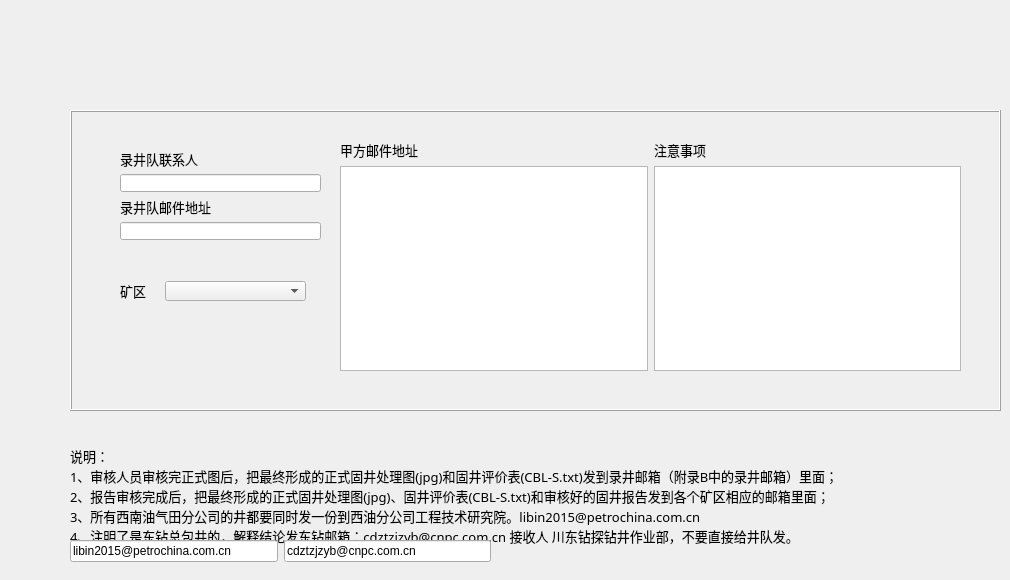
    <widget class="QWidget" name="tab_9">
     <attribute name="title">
      <string>邮件地址</string>
     </attribute>
     <widget class="QFrame" name="frame_21">
      <property name="geometry">
       <rect>
        <x>70</x>
        <y>110</y>
        <width>931</width>
        <height>301</height>
       </rect>
      </property>
      <property name="styleSheet">
       <string notr="true">font: 10pt &quot;黑体&quot;;</string>
      </property>
      <property name="frameShape">
       <enum>QFrame::Box</enum>
      </property>
      <property name="frameShadow">
       <enum>QFrame::Raised</enum>
      </property>
      <widget class="QWidget" name="layoutWidget">
       <property name="geometry">
        <rect>
         <x>50</x>
         <y>40</y>
         <width>201</width>
         <height>90</height>
        </rect>
       </property>
       <layout class="QGridLayout" name="gridLayout_38">
        <item row="0" column="0">
         <widget class="QLabel" name="label_130">
          <property name="font">
           <font>
            <family>黑体</family>
            <pointsize>10</pointsize>
            <weight>50</weight>
            <italic>false</italic>
            <bold>false</bold>
            <underline>false</underline>
           </font>
          </property>
          <property name="styleSheet">
           <string notr="true">font: 10pt &quot;黑体&quot;;</string>
          </property>
          <property name="text">
           <string>录井队联系人</string>
          </property>
         </widget>
        </item>
        <item row="1" column="0">
         <widget class="QLineEdit" name="lineEdit_115">
          <property name="styleSheet">
           <string notr="true">font: 10pt &quot;黑体&quot;;</string>
          </property>
          <property name="text">
           <string/>
          </property>
         </widget>
        </item>
        <item row="2" column="0">
         <widget class="QLabel" name="label_129">
          <property name="font">
           <font>
            <family>黑体</family>
            <pointsize>10</pointsize>
            <weight>50</weight>
            <italic>false</italic>
            <bold>false</bold>
            <underline>false</underline>
           </font>
          </property>
          <property name="styleSheet">
           <string notr="true">font: 10pt &quot;黑体&quot;;</string>
          </property>
          <property name="text">
           <string>录井队邮件地址</string>
          </property>
         </widget>
        </item>
        <item row="3" column="0">
         <widget class="QLineEdit" name="lineEdit_59">
          <property name="styleSheet">
           <string notr="true">font: 10pt &quot;黑体&quot;;</string>
          </property>
          <property name="text">
           <string/>
          </property>
         </widget>
        </item>
       </layout>
      </widget>
      <widget class="QWidget" name="layoutWidget">
       <property name="geometry">
        <rect>
         <x>270</x>
         <y>30</y>
         <width>621</width>
         <height>231</height>
        </rect>
       </property>
       <layout class="QGridLayout" name="gridLayout_39">
        <item row="0" column="0">
         <widget class="QLabel" name="label_100">
          <property name="font">
           <font>
            <family>黑体</family>
            <pointsize>10</pointsize>
            <weight>50</weight>
            <italic>false</italic>
            <bold>false</bold>
            <underline>false</underline>
           </font>
          </property>
          <property name="styleSheet">
           <string notr="true">font: 10pt &quot;黑体&quot;;</string>
          </property>
          <property name="text">
           <string>甲方邮件地址</string>
          </property>
         </widget>
        </item>
        <item row="0" column="1">
         <widget class="QLabel" name="label_128">
          <property name="font">
           <font>
            <family>黑体</family>
            <pointsize>10</pointsize>
            <weight>50</weight>
            <italic>false</italic>
            <bold>false</bold>
            <underline>false</underline>
           </font>
          </property>
          <property name="styleSheet">
           <string notr="true">font: 10pt &quot;黑体&quot;;</string>
          </property>
          <property name="text">
           <string>注意事项</string>
          </property>
         </widget>
        </item>
        <item row="1" column="0">
         <widget class="QTextEdit" name="textEdit_9">
          <property name="font">
           <font>
            <family>黑体</family>
            <pointsize>10</pointsize>
            <weight>50</weight>
            <italic>false</italic>
            <bold>false</bold>
            <stylestrategy>PreferDefault</stylestrategy>
            <kerning>true</kerning>
           </font>
          </property>
          <property name="styleSheet">
           <string notr="true">font: 10pt &quot;黑体&quot;;</string>
          </property>
         </widget>
        </item>
        <item row="1" column="1">
         <widget class="QTextEdit" name="textEdit_10">
          <property name="font">
           <font>
            <family>黑体</family>
            <pointsize>10</pointsize>
            <weight>50</weight>
            <italic>false</italic>
            <bold>false</bold>
            <stylestrategy>PreferDefault</stylestrategy>
            <kerning>true</kerning>
           </font>
          </property>
          <property name="styleSheet">
           <string notr="true">font: 10pt &quot;黑体&quot;;</string>
          </property>
         </widget>
        </item>
       </layout>
      </widget>
      <widget class="QComboBox" name="comboBox_10">
       <property name="geometry">
        <rect>
         <x>95</x>
         <y>171</y>
         <width>141</width>
         <height>20</height>
        </rect>
       </property>
       <property name="styleSheet">
        <string notr="true">font: 10pt &quot;黑体&quot;;</string>
       </property>
      </widget>
      <widget class="QLabel" name="label_97">
       <property name="geometry">
        <rect>
         <x>50</x>
         <y>170</y>
         <width>31</width>
         <height>21</height>
        </rect>
       </property>
       <property name="font">
        <font>
         <family>黑体</family>
         <pointsize>10</pointsize>
         <weight>50</weight>
         <italic>false</italic>
         <bold>false</bold>
         <underline>false</underline>
        </font>
       </property>
       <property name="styleSheet">
        <string notr="true">font: 10pt &quot;黑体&quot;;</string>
       </property>
       <property name="text">
        <string>矿区</string>
       </property>
      </widget>
     </widget>
     <widget class="QLabel" name="label_131">
      <property name="geometry">
       <rect>
        <x>70</x>
        <y>420</y>
        <width>921</width>
        <height>151</height>
       </rect>
      </property>
      <property name="font">
       <font>
        <family>黑体</family>
        <pointsize>10</pointsize>
        <weight>50</weight>
        <italic>false</italic>
        <bold>false</bold>
        <underline>false</underline>
       </font>
      </property>
      <property name="styleSheet">
       <string notr="true">font: 10pt &quot;黑体&quot;;</string>
      </property>
      <property name="text">
       <string>说明：
1、审核人员审核完正式图后，把最终形成的正式固井处理图(jpg)和固井评价表(CBL-S.txt)发到录井邮箱（附录B中的录井邮箱）里面；
2、报告审核完成后，把最终形成的正式固井处理图(jpg)、固井评价表(CBL-S.txt)和审核好的固井报告发到各个矿区相应的邮箱里面；
3、所有西南油气田分公司的井都要同时发一份到西油分公司工程技术研究院。libin2015@petrochina.com.cn
4、注明了是东钻总包井的，解释结论发东钻邮箱：cdztzjzyb@cnpc.com.cn 接收人 川东钻探钻井作业部，不要直接给井队发。</string>
      </property>
     </widget>
     <widget class="QWidget" name="layoutWidget">
      <property name="geometry">
       <rect>
        <x>70</x>
        <y>540</y>
        <width>421</width>
        <height>22</height>
       </rect>
      </property>
      <layout class="QGridLayout" name="gridLayout_40">
       <item row="0" column="0">
        <widget class="QLineEdit" name="lineEdit_116">
         <property name="styleSheet">
          <string notr="true">font: 10pt &quot;黑体&quot;;</string>
         </property>
         <property name="text">
          <string>libin2015@petrochina.com.cn</string>
         </property>
        </widget>
       </item>
       <item row="0" column="1">
        <widget class="QLineEdit" name="lineEdit_117">
         <property name="styleSheet">
          <string notr="true">font: 10pt &quot;黑体&quot;;</string>
         </property>
         <property name="text">
          <string>cdztzjzyb@cnpc.com.cn</string>
         </property>
        </widget>
       </item>
      </layout>
     </widget>
    </widget>
